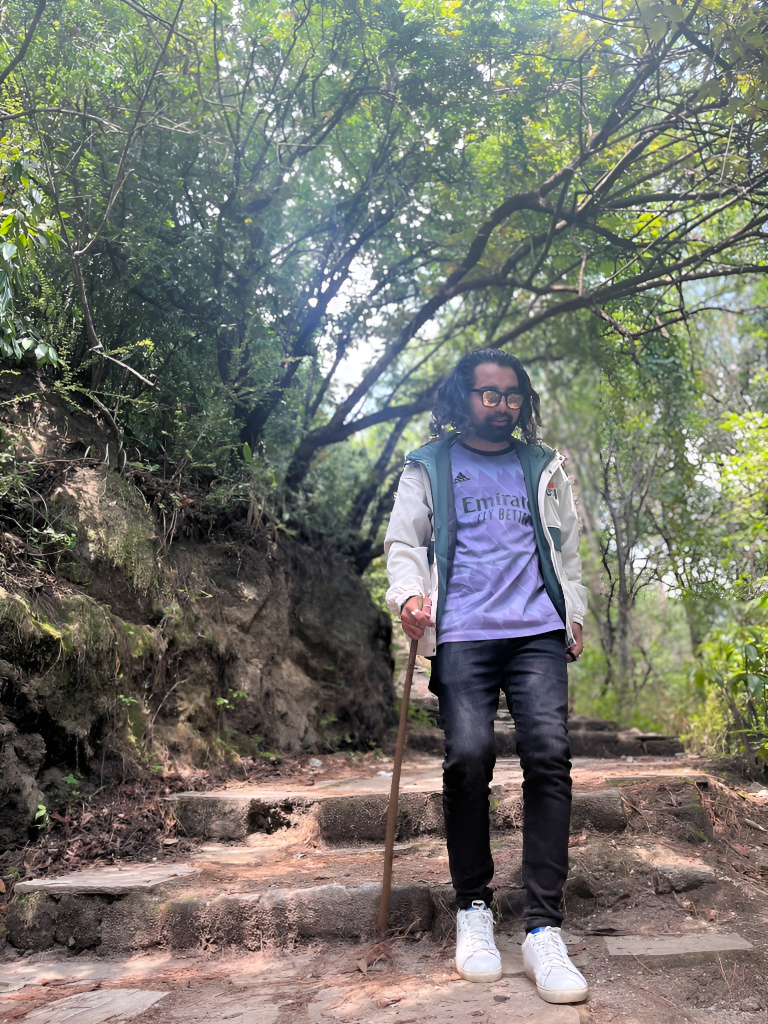
#> input picture Comparision/AI_IMG_1451.jpg, 1536 x 2048 px (shown at 1/2 size)
$ python -i main.py   (imports and definitions only)   (older library calls are emulated)
#> lines starting #> are read from the running program, lines starting #| are printed output that depends on the picture
#> further down, picture is the input picture: shape (2048, 1536, 3); mean B, G, R 107.9, 116.1, 115.2
import cv2
import numpy as np
import matplotlib.pyplot as plt
import streamlit as st
from PIL import Image
import io

class AdvancedImageUpscaler:
    @staticmethod
    def unsharp_mask(image, sigma=1.0, strength=1.5):
        """
        Apply unsharp masking to enhance image details

        Args:
            image (numpy.ndarray): Input image
            sigma (float): Gaussian blur sigma
            strength (float): Sharpening strength

        Returns:
            numpy.ndarray: Sharpened image
        """
        # Gaussian blur
        blurred = cv2.GaussianBlur(image, (0, 0), sigma)

        # Calculate unsharp mask
        sharpened = cv2.addWeighted(image, 1 + strength, blurred, -strength, 0)

        return sharpened

    @staticmethod
    def enhance_contrast(image):
        """
        Enhance image contrast using CLAHE (Contrast Limited Adaptive Histogram Equalization)

        Args:
            image (numpy.ndarray): Input image

        Returns:
            numpy.ndarray: Contrast-enhanced image
        """
        # Convert to LAB color space
        lab = cv2.cvtColor(image, cv2.COLOR_BGR2LAB)
#> lab: shape (4096, 3072, 3); mean of channels 0, 1, 2 121.9, 126.7, 132.3

        # Split the LAB image to different channels
        l, a, b = cv2.split(lab)
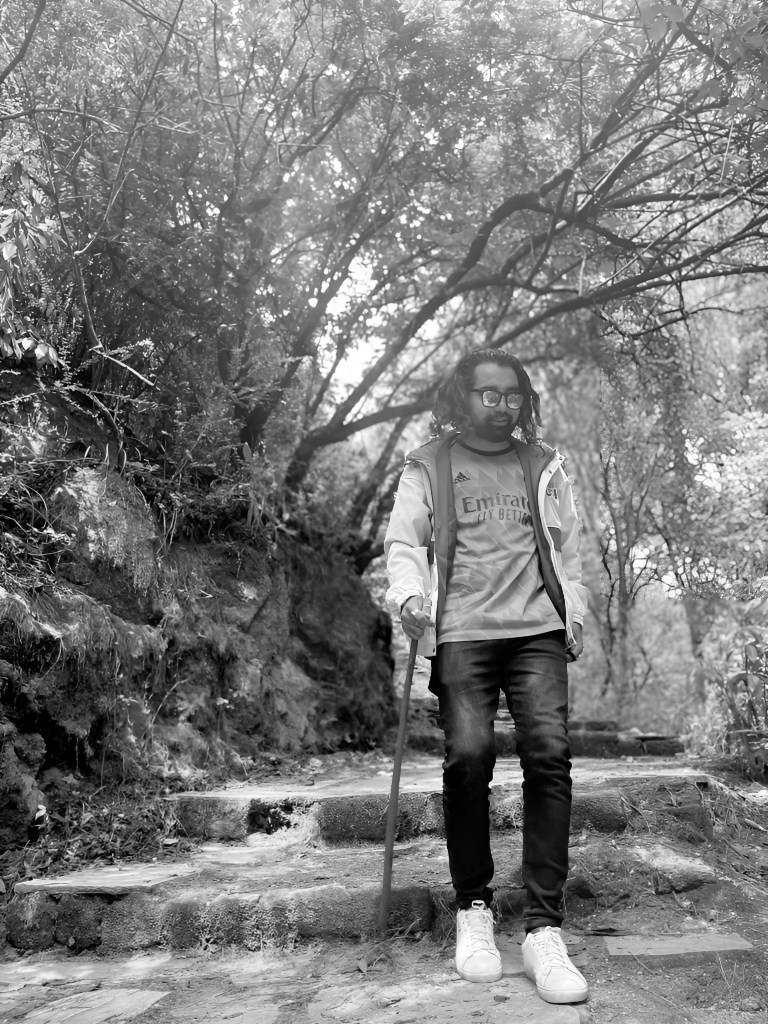
#> l: shape (4096, 3072) (shown at 1/4 size); min 0, max 255, mean 121.9
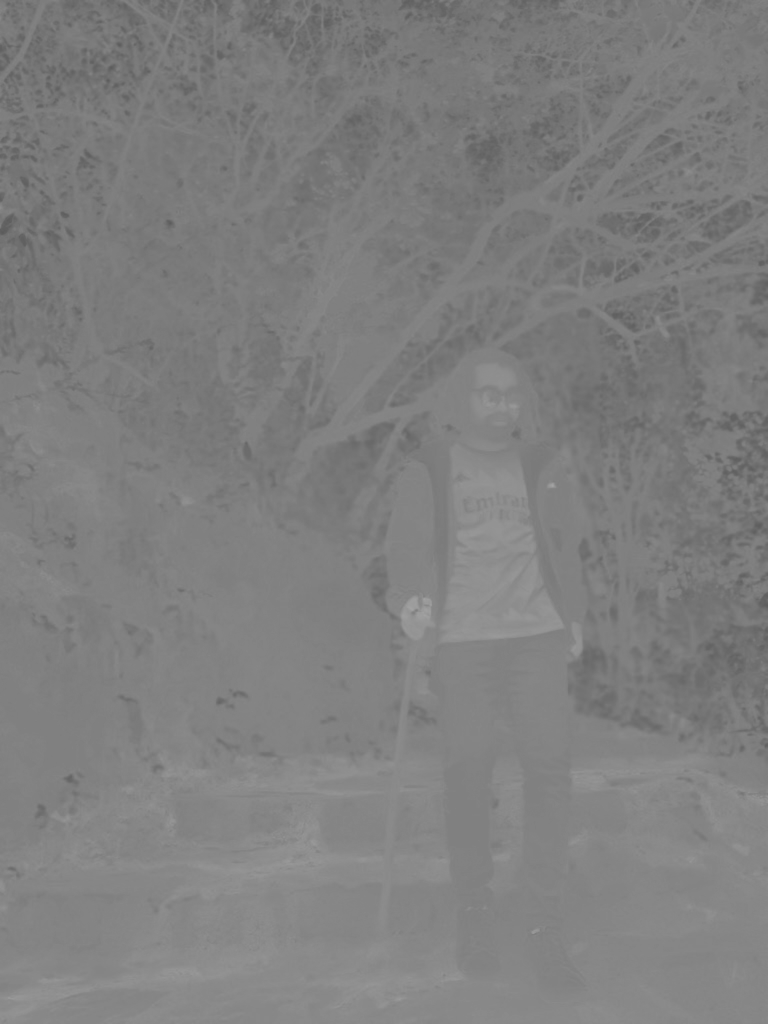
#> a: shape (4096, 3072) (shown at 1/4 size); min 90, max 164, mean 126.7
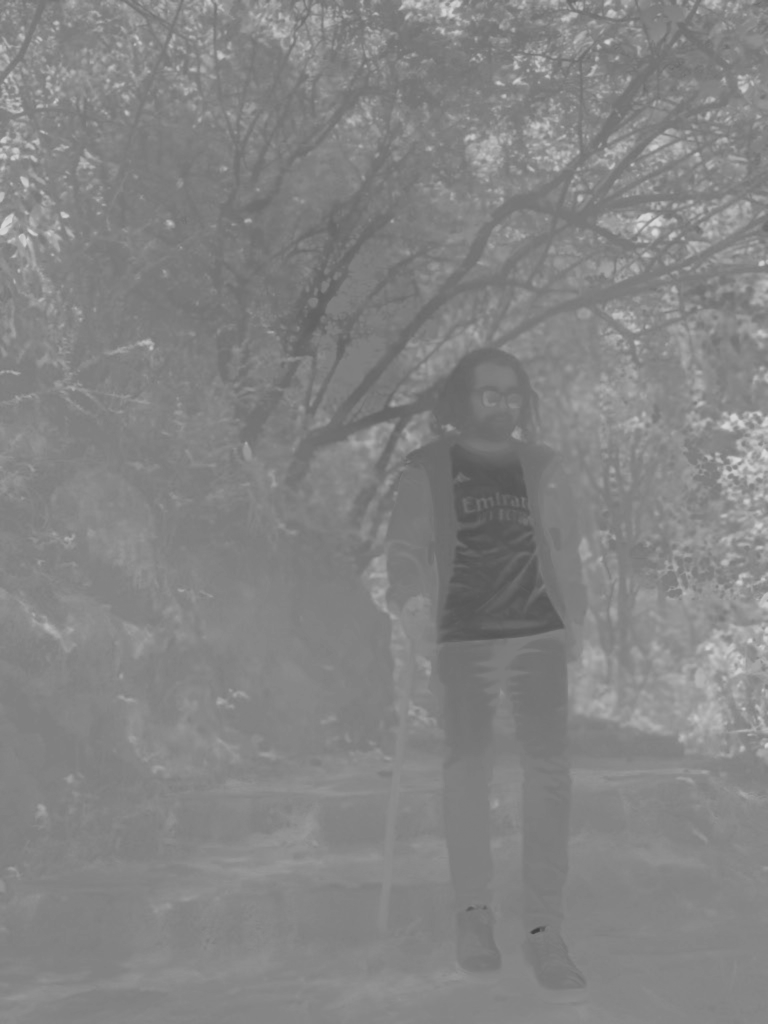
#> b: shape (4096, 3072) (shown at 1/4 size); min 61, max 217, mean 132.3

        # Apply CLAHE to L-channel
        clahe = cv2.createCLAHE(clipLimit=3.0, tileGridSize=(8,8))
        cl = clahe.apply(l)
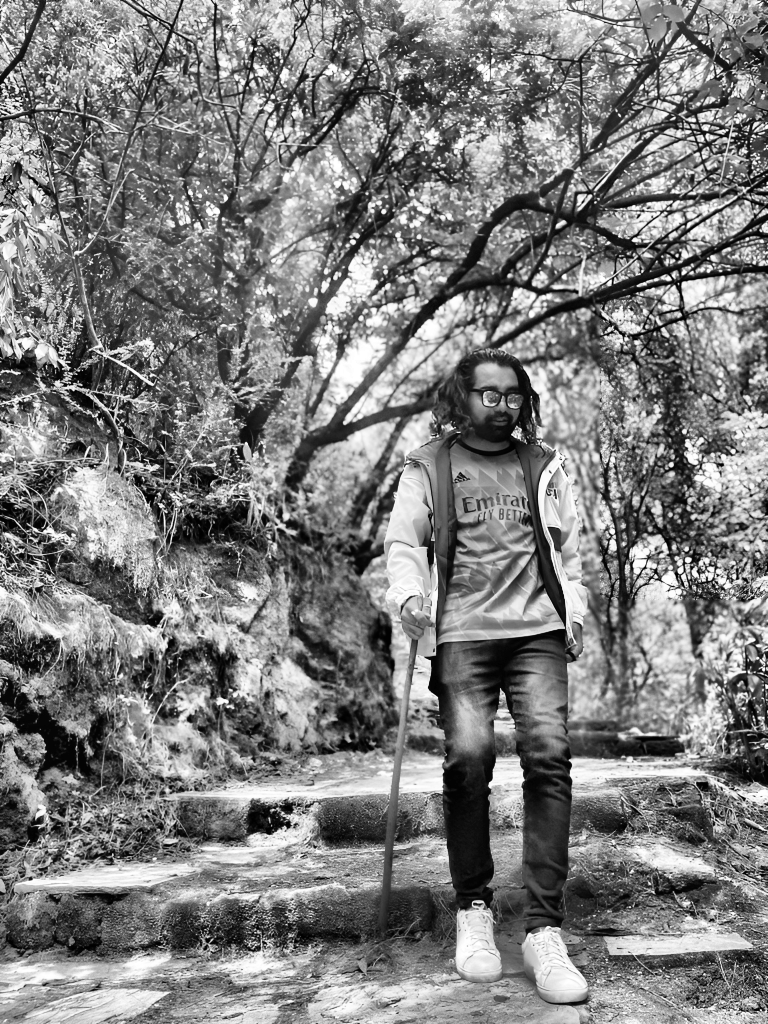
#> cl: shape (4096, 3072) (shown at 1/4 size); min 0, max 255, mean 125.7

        # Merge the CLAHE enhanced L-channel with the a and b channel
        limg = cv2.merge((cl,a,b))
#> limg: shape (4096, 3072, 3); mean of channels 0, 1, 2 125.7, 126.7, 132.3

        # Convert image from LAB to BGR color space
        enhanced = cv2.cvtColor(limg, cv2.COLOR_LAB2BGR)
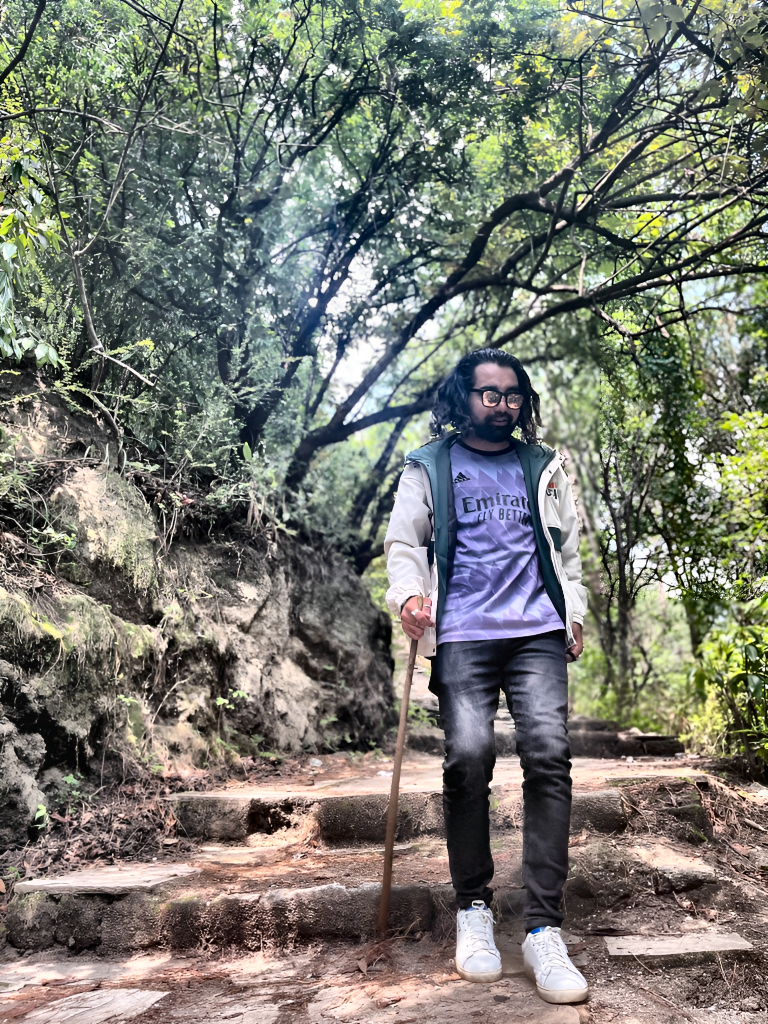
#> enhanced: shape (4096, 3072, 3) (shown at 1/4 size); mean B, G, R 112.5, 121, 120

        return enhanced

    # [22 lines left out: function adjust_saturation, not called in this run]

    def upscale(self, image, scale_factor=2):
        """
        Advanced upscaling with multiple enhancement techniques

        Args:
            image (numpy.ndarray): Input image
            scale_factor (int): Scale factor for upscaling

        Returns:
            numpy.ndarray: Enhanced and upscaled image
        """
        # Upscale using Lanczos
        upscaled = cv2.resize(
            image,
            (image.shape[1] * scale_factor, image.shape[0] * scale_factor),
            interpolation=cv2.INTER_LANCZOS4
        )

        # Enhance contrast
        contrast_enhanced = self.enhance_contrast(upscaled)

        # Apply unsharp masking for detail enhancement
        sharpened = self.unsharp_mask(contrast_enhanced, sigma=1.0, strength=1.5)

        return sharpened

# [128 lines left out: function main, not called in this run]

# [2 lines not run here, left out]

>>> import cv2
>>> picture = cv2.imread('Comparision/AI_IMG_1451.jpg')
>>> result = AdvancedImageUpscaler().upscale(picture)
